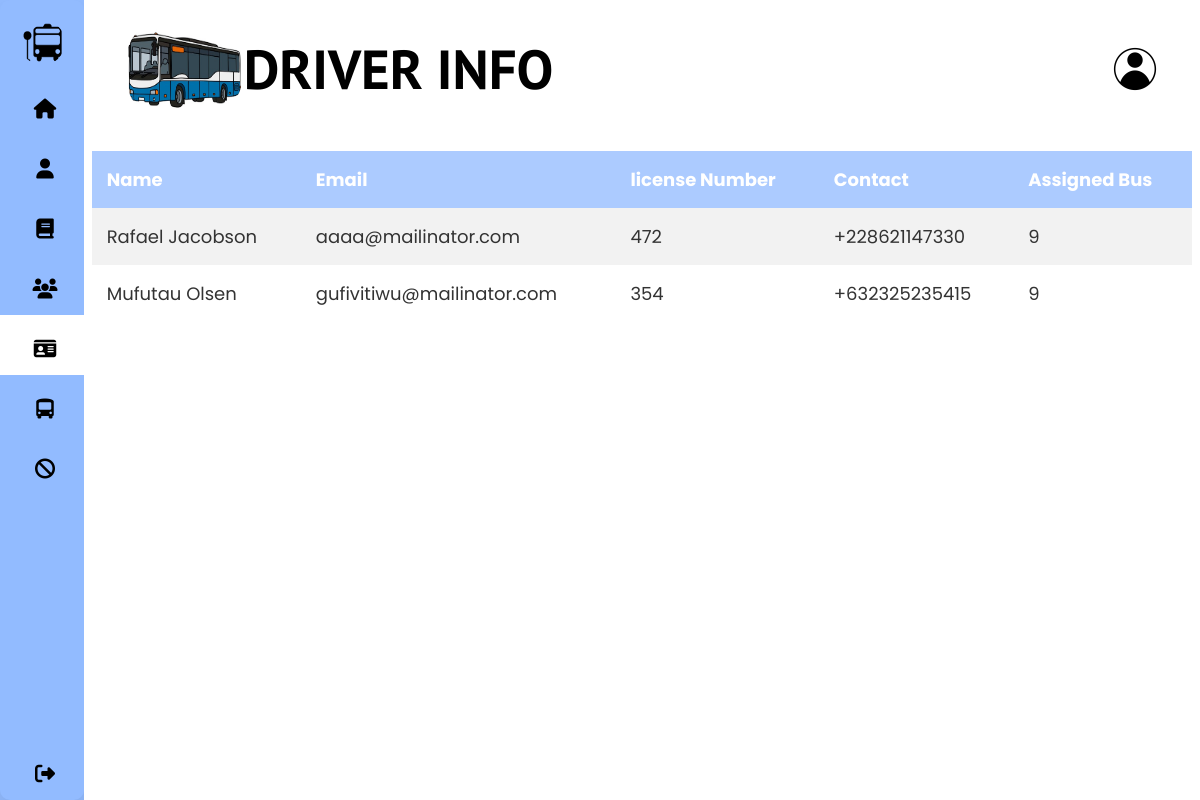
Screenshot of /admin/Drivers.php (signed in) with the database file from the repository.
### tables this page shows
CREATE TABLE `People` (
  `pid` int(11) NOT NULL,
  `role_id` int(11) NOT NULL,
  `fname` varchar(25) NOT NULL,
  `lname` varchar(25) NOT NULL,
  `dob` date NOT NULL,
  `email` varchar(255) NOT NULL,
  `telnumber` varchar(255) NOT NULL,
  `gender` int(11) NOT NULL,
  `passwrd` varchar(255) NOT NULL,
  `bio` varchar(255) DEFAULT NULL
);

CREATE TABLE `Driver` (
  `pid` int(11) NOT NULL,
  `bid` int(11) DEFAULT NULL,
  `licenseNumber` varchar(25) NOT NULL
);

### action/getDrivers.php (the view, shortened to what this page needs)
<?php
include_once '../settings/connection.php';
$sql = "SELECT CONCAT(fname,' ', lname) AS fullname, email, telnumber, Driver.licenseNumber, Driver.bid
            FROM People
            JOIN Driver ON Driver.pid = People.pid
            WHERE People.pid IN (SELECT pid FROM Driver)";
$result = $conn->query($sql);
if ($result->num_rows > 0) {
    while ($row = $result->fetch_assoc()) {
        echo "<tr>";
        echo "<td>" . $row["fullname"] . "</td>";
        echo "<td>" . $row["email"] . "</td>";
        echo "<td>" . $row["licenseNumber"] . "</td>";
        echo "<td>" . $row["telnumber"] . "</td>";
        echo "<td>" . $row["bid"] . "</td>";
        echo "</tr>";
    }
} else {
    echo "<tr><td colspan='5'>No buses found</td></tr>";
}

### css/Profile.css (style rules this page uses)
* { margin: 0; padding: 0; outline: none; border: none; text-decoration: none; box-sizing: border-box; font-family: "Poppins", sans-serif; }
body { background-color:#92bbff; display: flex; justify-content: space-between; width: 100; }

### css/Dashboard.css (style rules this page uses)
* { margin: 0; padding: 0; outline: none; border: none; text-decoration: none; box-sizing: border-box; font-family: "Poppins", sans-serif; }
body { display: flex; background-repeat: no-repeat; background-size: cover; justify-content: space-between; width: 100; background-color:#92bbff; }
td { padding: 15px; font-size: 18px; color: #333; }
tr:nth-child(even) { background: #fff; }

### rows the page displays
people: fullname "Rafael Jacobson", email "aaaa@mailinator.com", driver.licenseNumber "472", telnumber "+228621147330", driver.bid "9"
people: fullname "Mufutau Olsen", email "gufivitiwu@mailinator.com", driver.licenseNumber "354", telnumber "+632325235415", driver.bid "9"
